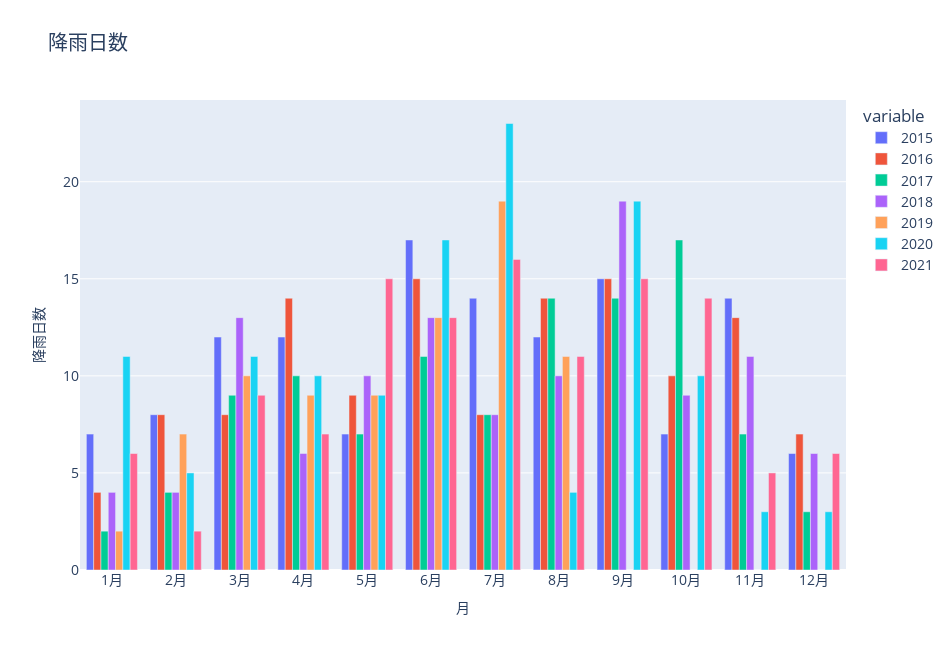

Source (notebook cell):
### Code cell
def plot_rainy_days(df, height=650, width=950, title='無題'):
    fig = px.bar(new_df, barmode='group',  height=650, width=950, title=title)
    fig.update_layout(font_size=14, hoverlabel_font_size=14, hoverlabel_font_color='white',
                      xaxis_title='月', yaxis_title='降雨日数',
                      xaxis_title_font_size=14, yaxis_title_font_size=14)

    fig.show()


""" 降水量が1mm以上の日をカウント """
# 月毎の降雨日数（月で集約して合計する）
df_rainy_days = df[df['降水量']>0].resample('M').count()
# print(df_count)

# 読み込んだデータのスタート年と最終年を求める。
start_year = df_rainy_days.index.year.min()
last_year = df_rainy_days.index.year.max()

# 空のDataFrameを作成。
new_df = pd.DataFrame(index=[], columns=[])
# 月をIndexとするDataFrameを作成。
for y in range(start_year, last_year,1):
    # df_name = y
    df_name = create_year_df(df_rainy_days, y)
    new_df = pd.concat([new_df, df_name], axis=1)
    
# グラフ表示
plot_rainy_days(new_df, 650, 950, '降雨日数')

### Figure 1 — Plotly figure (JSON) as saved in the notebook; plotly's stock layout.template omitted (floating-point values rounded to 4 significant figures)
{"data": [{"alignmentgroup": "True", "hovertemplate": "variable=2015<br>index=%{x}<br>value=%{y}<extra></extra>", "legendgroup": "2015", "marker": {"color": "#636efa", "pattern": {"shape": ""}}, "name": "2015", "offsetgroup": "2015", "orientation": "v", "showlegend": true, "textposition": "auto", "type": "bar", "x": ["1月", "2月", "3月", "4月", "5月", "6月", "7月", "8月", "9月", "10月", "11月", "12月"], "xaxis": "x", "y": [7, 8, 12, 12, 7, 17, 14, 12, 15, 7, 14, 6], "yaxis": "y"}, {"alignmentgroup": "True", "hovertemplate": "variable=2016<br>index=%{x}<br>value=%{y}<extra></extra>", "legendgroup": "2016", "marker": {"color": "#EF553B", "pattern": {"shape": ""}}, "name": "2016", "offsetgroup": "2016", "orientation": "v", "showlegend": true, "textposition": "auto", "type": "bar", "x": ["1月", "2月", "3月", "4月", "5月", "6月", "7月", "8月", "9月", "10月", "11月", "12月"], "xaxis": "x", "y": [4, 8, 8, 14, 9, 15, 8, 14, 15, 10, 13, 7], "yaxis": "y"}, {"alignmentgroup": "True", "hovertemplate": "variable=2017<br>index=%{x}<br>value=%{y}<extra></extra>", "legendgroup": "2017", "marker": {"color": "#00cc96", "pattern": {"shape": ""}}, "name": "2017", "offsetgroup": "2017", "orientation": "v", "showlegend": true, "textposition": "auto", "type": "bar", "x": ["1月", "2月", "3月", "4月", "5月", "6月", "7月", "8月", "9月", "10月", "11月", "12月"], "xaxis": "x", "y": [2, 4, 9, 10, 7, 11, 8, 14, 14, 17, 7, 3], "yaxis": "y"}, {"alignmentgroup": "True", "hovertemplate": "variable=2018<br>index=%{x}<br>value=%{y}<extra></extra>", "legendgroup": "2018", "marker": {"color": "#ab63fa", "pattern": {"shape": ""}}, "name": "2018", "offsetgroup": "2018", "orientation": "v", "showlegend": true, "textposition": "auto", "type": "bar", "x": ["1月", "2月", "3月", "4月", "5月", "6月", "7月", "8月", "9月", "10月", "11月", "12月"], "xaxis": "x", "y": [4, 4, 13, 6, 10, 13, 8, 10, 19, 9, 11, 6], "yaxis": "y"}, {"alignmentgroup": "True", "hovertemplate": "variable=2019<br>index=%{x}<br>value=%{y}<extra></extra>", "legendgroup": "2019", "marker": {"color": "#FFA15A", "pattern": {"shape": ""}}, "name": "2019", "offsetgroup": "2019", "orientation": "v", "showlegend": true, "textposition": "auto", "type": "bar", "x": ["1月", "2月", "3月", "4月", "5月", "6月", "7月", "8月", "9月", "10月", "11月", "12月"], "xaxis": "x", "y": [2, 7, 10, 9, 9, 13, 19, 11, 0, 0, 0, 0], "yaxis": "y"}, {"alignmentgroup": "True", "hovertemplate": "variable=2020<br>index=%{x}<br>value=%{y}<extra></extra>", "legendgroup": "2020", "marker": {"color": "#19d3f3", "pattern": {"shape": ""}}, "name": "2020", "offsetgroup": "2020", "orientation": "v", "showlegend": true, "textposition": "auto", "type": "bar", "x": ["1月", "2月", "3月", "4月", "5月", "6月", "7月", "8月", "9月", "10月", "11月", "12月"], "xaxis": "x", "y": [11, 5, 11, 10, 9, 17, 23, 4, 19, 10, 3, 3], "yaxis": "y"}, {"alignmentgroup": "True", "hovertemplate": "variable=2021<br>index=%{x}<br>value=%{y}<extra></extra>", "legendgroup": "2021", "marker": {"color": "#FF6692", "pattern": {"shape": ""}}, "name": "2021", "offsetgroup": "2021", "orientation": "v", "showlegend": true, "textposition": "auto", "type": "bar", "x": ["1月", "2月", "3月", "4月", "5月", "6月", "7月", "8月", "9月", "10月", "11月", "12月"], "xaxis": "x", "y": [6, 2, 9, 7, 15, 13, 16, 11, 15, 14, 5, 6], "yaxis": "y"}], "layout": {"barmode": "group", "font": {"size": 14}, "height": 650, "hoverlabel": {"font": {"color": "white", "size": 14}}, "legend": {"title": {"text": "variable"}, "tracegroupgap": 0}, "title": {"text": "降雨日数"}, "width": 950, "xaxis": {"anchor": "y", "autorange": true, "domain": [0, 1], "range": [-0.5, 11.5], "title": {"font": {"size": 14}, "text": "月"}, "type": "category"}, "yaxis": {"anchor": "x", "autorange": true, "domain": [0, 1], "range": [0, 24.21], "title": {"font": {"size": 14}, "text": "降雨日数"}, "type": "linear"}}}
